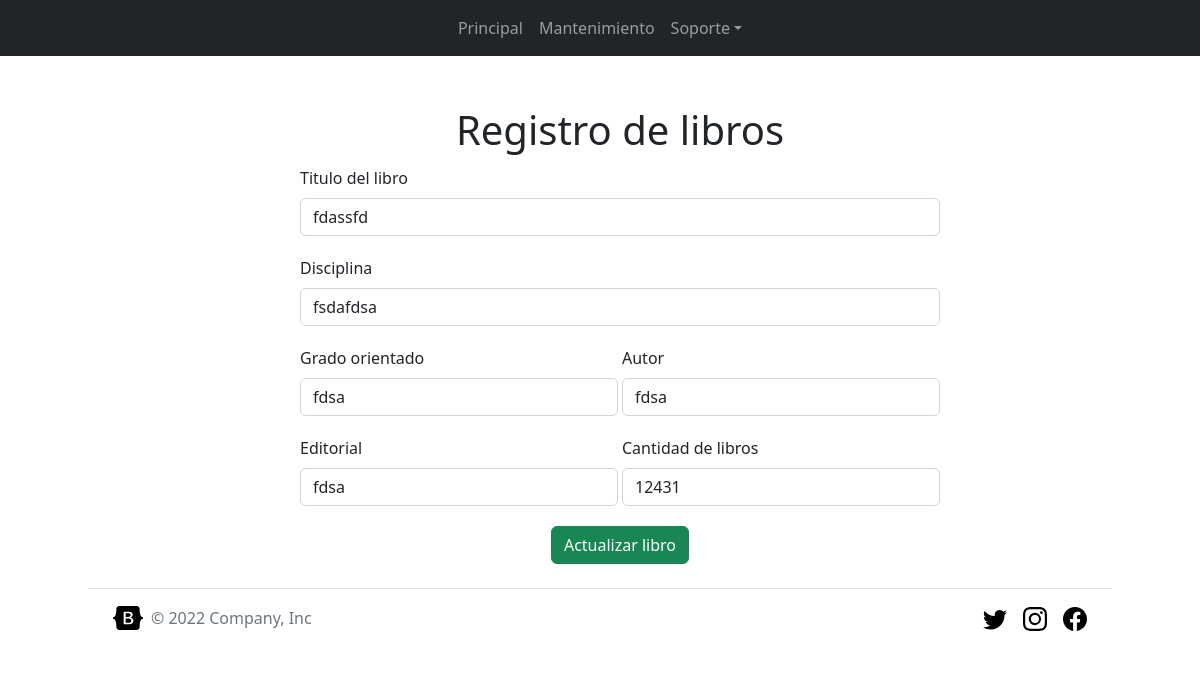
The page /Views/update_book.php?id=0 on the database its author committed.
### tables this page shows
CREATE TABLE `register_books` (
  `id_book` int(11) NOT NULL,
  `title_book` varchar(255) NOT NULL,
  `discipline_book` varchar(255) NOT NULL,
  `level_book` varchar(255) NOT NULL,
  `author_book` varchar(255) NOT NULL,
  `editorial_book` varchar(255) NOT NULL,
  `amount_book` int(100) NOT NULL
);

### Controllers/Book_Controller.php (called while the page is built, shortened)
<?php
require_once("../Models/book_model.php");
class Book_Controller{
    private $book;
    public function __construct(){
        $this->book = new book_model();
    }
    public function read(){
        return $this->book->read();
    }
}

### Models/book_model.php (called while the page is built, shortened)
<?php
require_once("Model.php");
class book_model extends Model
{
    public function read($id = "")
    {
        if ($id != "") {
            $query = "SELECT * FROM register_books WHERE id_book = $id";
        } else {
            $query = "SELECT * FROM register_books";
        }
        $results = $this->get_query($query);
        array_pop($results);
        return $results;
    }
}

### Models/Model.php (called while the page is built, shortened)
<?php
abstract class Model {
    private static $db_host = "localhost";
    private static $db_user = "root";
    private static $db_pass = "";
    private static $db_charset = "utf8";
    private static $db_name = "loan_system";
    private $conn;
    protected $rows = [];
    private function db_open(){
        $this->conn = new mysqli(
            self::$db_host,
            self::$db_user,
            self::$db_pass,
            self::$db_name
        );
        $this->conn->set_charset(self::$db_charset);
    }
    protected function get_query($query){
        $result = $this->conn->query($query);
        while($this->rows[] = $result->fetch_assoc());
        return $this->rows;
    }
}

### Views/update_book.php (the view, shortened to what this page needs)
<?php
require('../Controllers/Book_Controller.php');
$controller = new Book_Controller();
$books_array = $controller->read();
?>
<?php include('./header.php'); ?>
<?php include('./nav-bar.php') ?>
<main>
    <div class="container_form">
        <form class="row g-1"  method="POST">
            <h1 class="text-center">Registro de libros</h1>
            <div class="form-group mb-3">
                <label for="book" class="form-label">Titulo del libro</label>
                <input type="text" class="form-control" id="title_book" name="title_book" value="<?php echo $books_array[$_GET['id']]['title_book']; ?>">
            </div>
            <div class="form-group mb-3">
                <label for="book" class="form-label">Disciplina</label>
                <input type="text" class="form-control" id="discipline_book" name="discipline_book" value="<?php echo $books_array[$_GET['id']]["discipline_book"]; ?>">
            </div>
            <div class="form-group mb-3 col-md-6">
                <label for="book" class="form-label">Grado orientado</label>
                <input type="text" class="form-control" id="level_book" name="level_book" value="<?php echo $books_array[$_GET['id']]["level_book"]; ?>">
            </div>
            <div class="form-group mb-3 col-md-6">
                <label for="book" class="form-label">Autor</label>
                <input type="text" class="form-control" id="author_book" name="author_book" value="<?php echo $books_array[$_GET['id']]["author_book"]; ?>">
            </div>
            <div class="form-group mb-3 col-md-6">
                <label for="book" class="form-label">Editorial</label>
                <input type="text" class="form-control" id="editorial_book" name="editorial_book" value="<?php echo $books_array[$_GET['id']]["editorial_book"]; ?>">
            </div>
            <div class="form-group mb-3 col-md-6">
                <label for="cantidad_libros" class="form-label">Cantidad de libros</label>
                <input type="number" class="form-control" id="amount_book" name="amount_book" value="<?php echo $books_array[$_GET['id']]["amount_book"]; ?>" required />
            </div>
            <div class="text-center">
                <input type="submit" name="update_book" class="btn btn-success btn-block" value="Actualizar libro" />
            </div>
        </form>
    </div>
</main>
<?php include('./footer.php'); ?>

### public/styles/style.css (style rules this page uses)
.container_form { padding-left: 40px; max-width: 680px; width: 100%; margin: 0 auto; position: relative; }

### rows shown on the page
register_books: title_book "fdassfd", discipline_book "fsdafdsa", level_book "fdsa", author_book "fdsa", editorial_book "fdsa", amount_book "12431"
